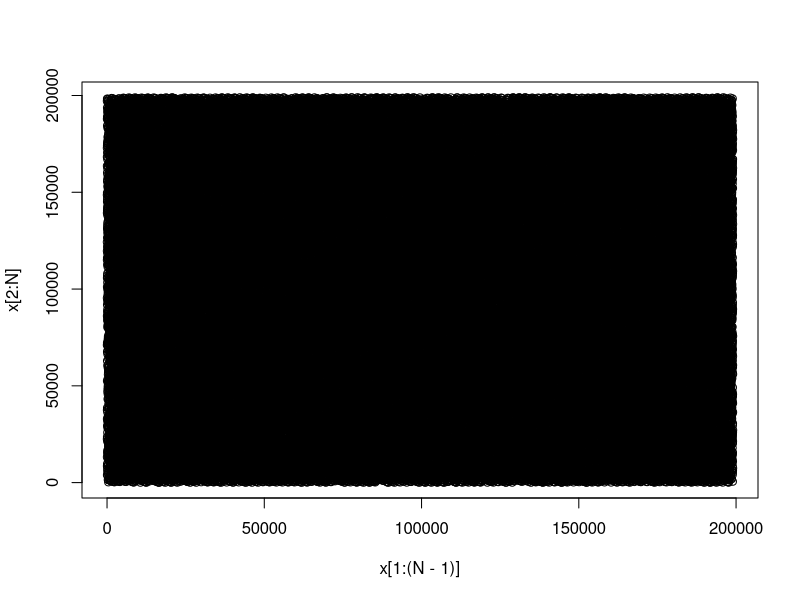

The R source for this figure:
#simulation d'une chaine (simulateu de nb random)
N=100000;
m=199017;
f=function(x,a=4,b=2,m=9){
  (a*x+b)%%m;
}
x={};
x[1]=1 ##SEED DE SIM (origine du calcule)
for(i in 2:N){
  x[i]=f(x[i-1],a=24298,b=99991,m);
}

plot(x[1:(N-1)],x[2:N]);
#hist(x,breaks=71);

suits={};
for(i in 1:m){
  suits[i]=x[i];
}


print("La chaine est :");
print(suits)